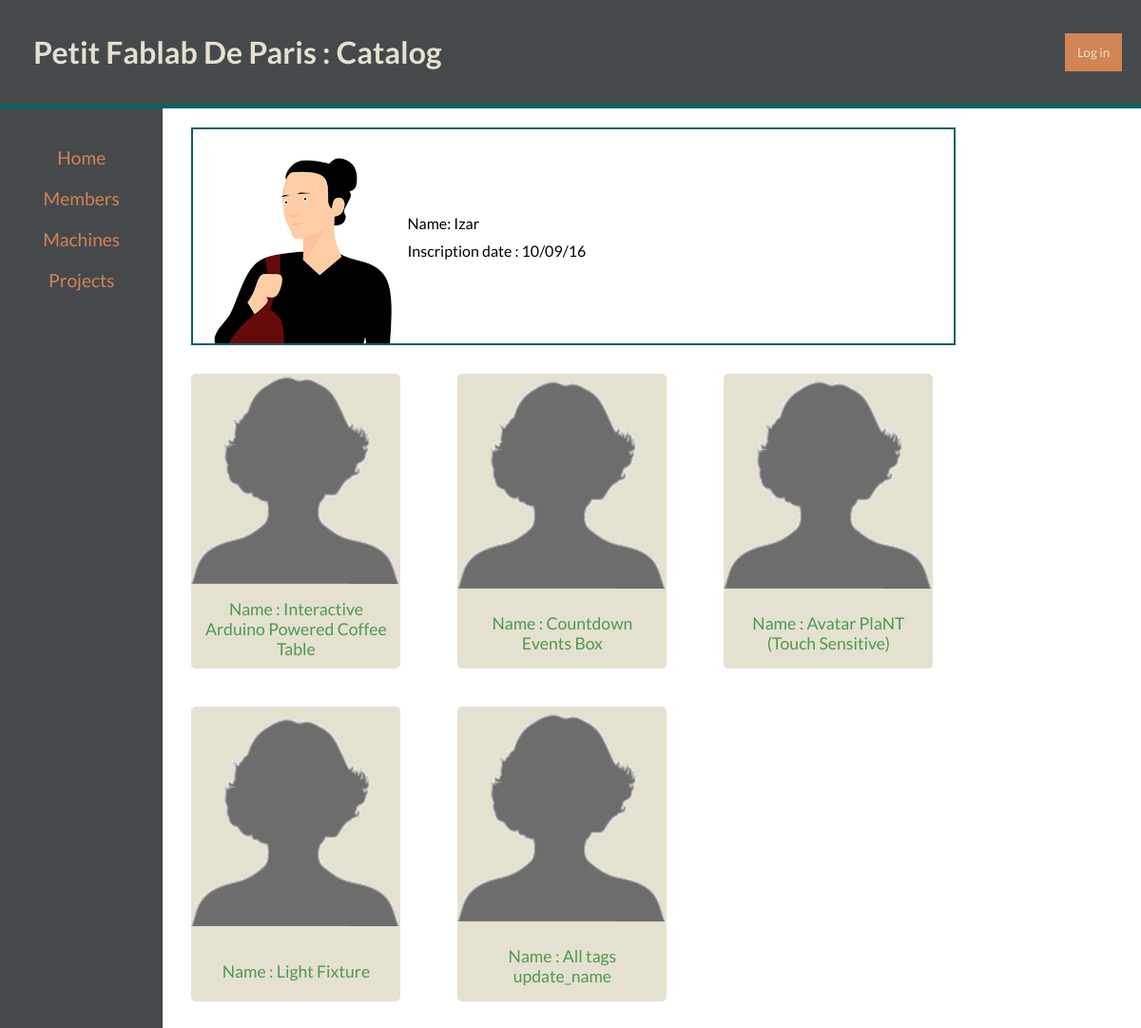
Screenshot of /catalog/member/3 with the database file from the repository.
### setup_database.py (models this page shows)
class Member(Base):
    __tablename__ = 'member'
    id = Column(Integer, primary_key=True)
    name = Column(String(250), nullable=False)
    email = Column(String(250), nullable=False)
    inscription_date = Column(String(250)) #DD/MM/YY
    picture = Column(String(250), default="blank_user.gif")

class Project(Base):
    __tablename__ = 'project'
    id = Column(Integer, primary_key=True)
    name = Column(String(250))
    description = Column(String(450))
    picture = Column(String(250), default="blank_project.gif")
    source = Column(String(850))
    end_date = Column(String(10)) #DD/MM/YY
    member_id = Column(Integer, ForeignKey('member.id'))
    member = relationship(Member)

### catalog.py (the view)
@app.route('/catalog/member/<int:member_id>')
def show_member(member_id):
    session = DBSession()
    member = session.query(Member).filter_by(id=member_id).one()
    projects = session.query(Project).filter(Project.member_id==member_id).all()
    session.close()
    return render_template('member.html', member=member, projects=projects)

### templates/member.html
{% extends "main.html" %}
{% block content %}
<div class="element__container ">
  <img src="{{ url_for('static', filename='avatar/'+member.picture)}}">
  <div class="project-info">
    <p>Name: {{member.name}}</p>
    <p>Inscription date : {{member.inscription_date}}</p>
  </div>
</div>
<div class="member__project-container">
  {% for project in projects %}
    <div class="card">
    <img class="card__picture" src="{{ url_for('static', filename='project/blank_project.gif')}}">
      <div class="card__primary_element">Name : {{project.name}} </div>
    </div>
  {% endfor %}
</div>
</div>
{% endblock %}

### static/styles.css (style rules this page uses)
* { margin:0px; padding:0px; font-family:'Lato', sans-serif; }
html { height:100%; }
body { position:absolute; width:100%; height:100%; }
.element__container { display:flex; flex-direction: row; border: solid #0C6062 2px; width : 800px; height:auto; align-items: center; margin:20px 30px; }
.element__container > img { flex:1; }
.element__container > div { flex:4; }
.member__project-container { display:flex; flex-direction:row; justify-content: flex-start; flex-wrap: wrap; margin:20px 0; }
.content p { margin:10px 0px; }
.project-info { margin:auto; }
.card { display:flex; flex-direction: column; justify-content: space-around; align-items: stretch; width:220px; height:310px; text-align:center; margin:10px 30px 30px 30px; border-radius:5px; background-color:#E5E1D0; }
.card__primary_element { padding:10px; margin:0px auto; color:#4C9952; font-size: 1.1rem; }
.card__picture { width:100%; height:auto; margin-bottom:5px; }

### rows the page displays
Member: picture (picture), name "Izar", inscription_date "10/09/16"
Project: name "Interactive Arduino Powered Coffee Table"
Project: name "Countdown Events Box"
Project: name "Avatar PlaNT (Touch Sensitive)"
Project: name "Light Fixture"
Project: name "All tags update_name"
